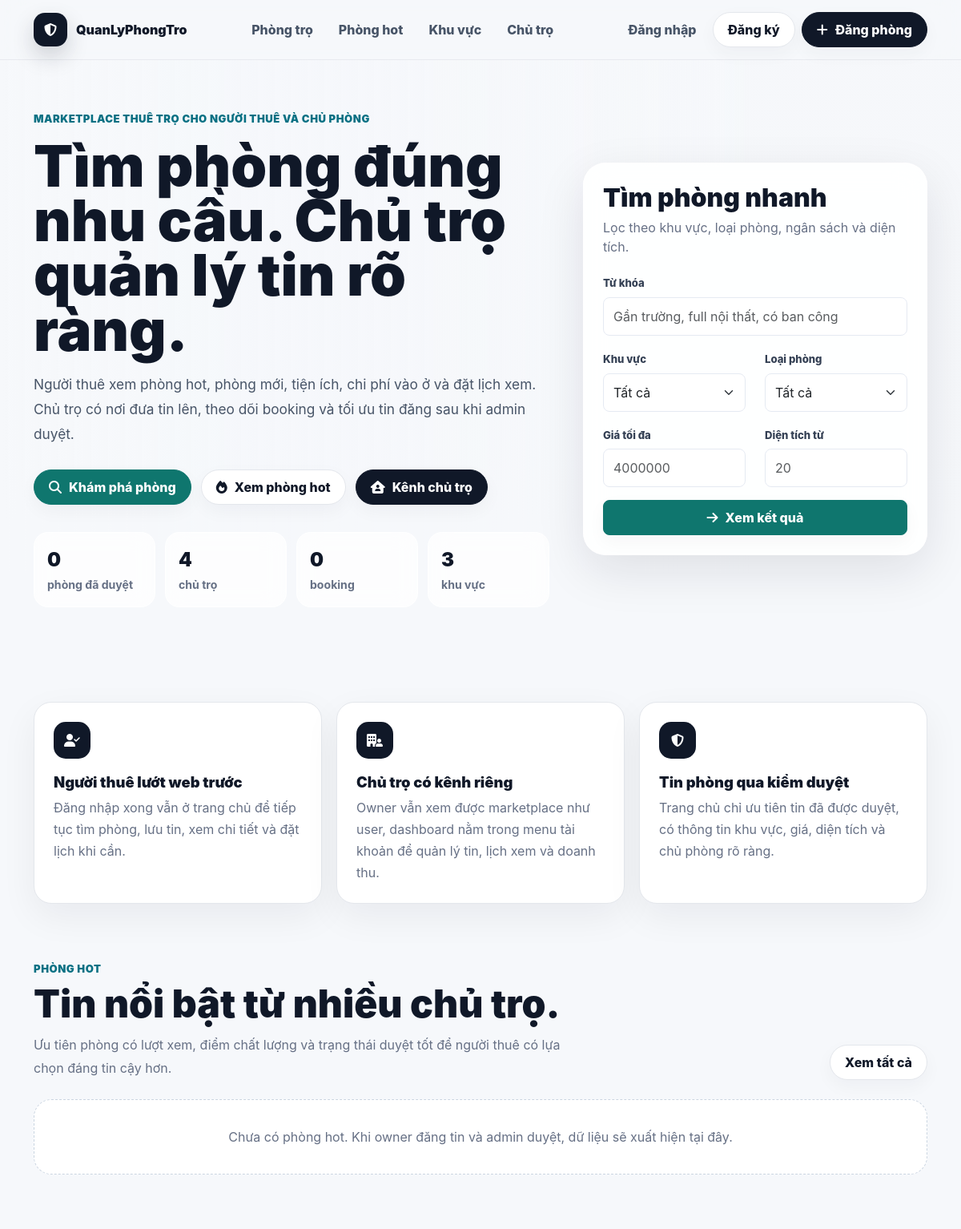
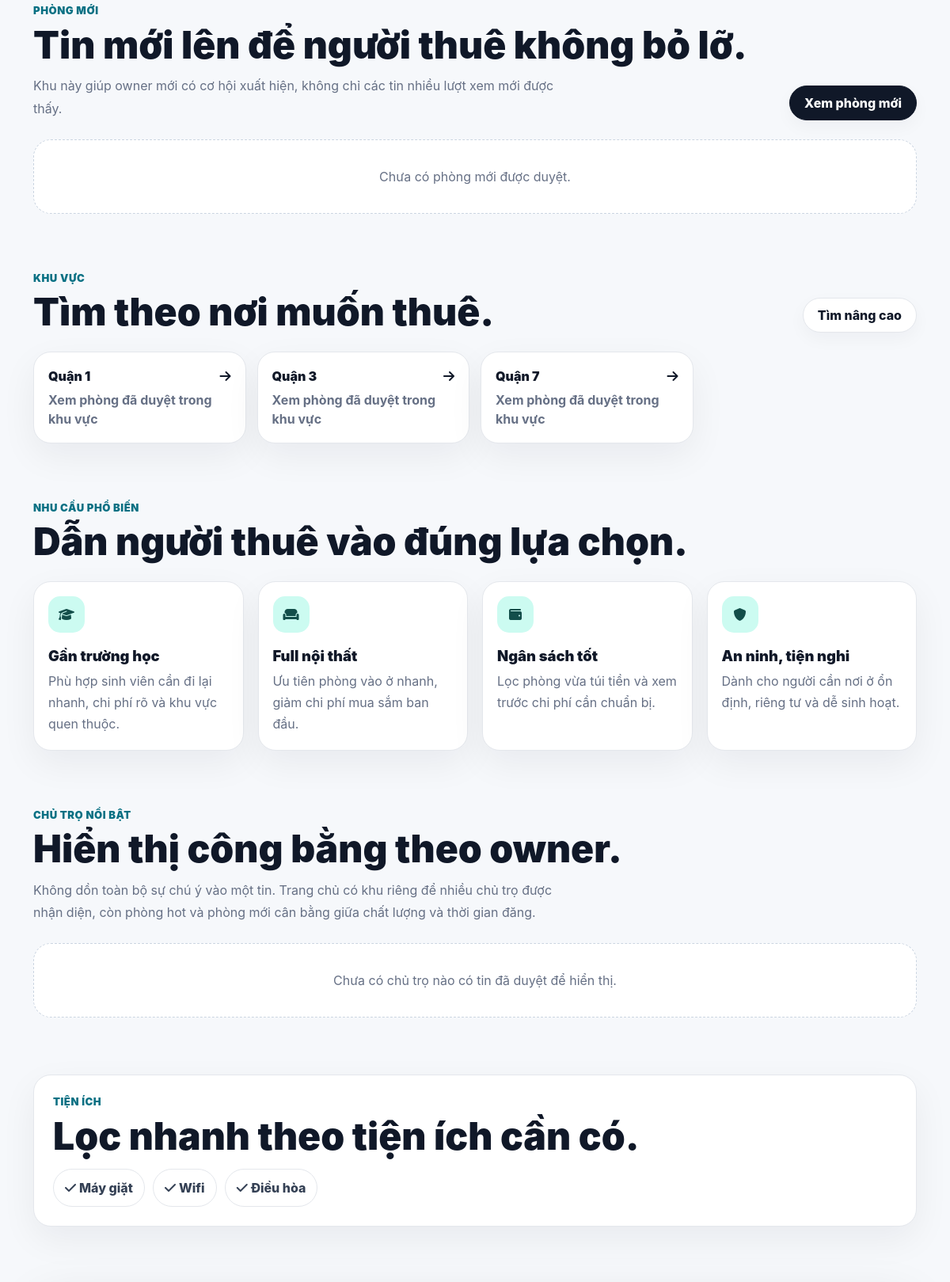
The page /public/index.php (upper part) on the database its author committed (2 pictures, top to bottom).
### tables this page shows
CREATE TABLE `districts` (
  `id` int(11) NOT NULL,
  `name` varchar(255) DEFAULT NULL,
  `province_code` varchar(20) DEFAULT NULL,
  `district_code` varchar(20) DEFAULT NULL
);

CREATE TABLE `utilities` (
  `id` int(11) NOT NULL,
  `name` varchar(255) DEFAULT NULL
);

### public/index.php (the view, shortened to what the rows shown need)
<?php
require_once '../config/database.php';
require_once '../core/Database.php';
$db = new Database($conn);
$districts = [];
$utilities = [];
function h(?string $value): string
{
    return htmlspecialchars((string)$value, ENT_QUOTES, 'UTF-8');
}
    ?>
    <?php
try {
    $districts = $db->getRows("SELECT id, name FROM districts ORDER BY name LIMIT 8");
    $utilities = $db->getRows("SELECT id, name FROM utilities ORDER BY name LIMIT 8");
} catch (Throwable $e) {
    $districts = [];
    $categories = [];
    $hotRooms = [];
    $newRooms = [];
    $ownerHighlights = [];
    $utilities = [];
}
?>
<!DOCTYPE html>
<html lang="vi">
<head>
    <link href="https://cdn.jsdelivr.net/npm/bootstrap@5.3.0/dist/css/bootstrap.min.css" rel="stylesheet">
    <link href="https://cdnjs.cloudflare.com/ajax/libs/font-awesome/6.5.0/css/all.min.css" rel="stylesheet">
    <link href="assets/css/modern.css" rel="stylesheet">
</head>
<body>
    <header class="hero">
        <div class="container-lg hero-content">
            <div class="hero-grid">
                <section>
                    <h1>Tìm phòng đúng nhu cầu. Chủ trọ quản lý tin rõ ràng.</h1>
                </section>
                <aside class="search-card">
                    <h2>Tìm phòng nhanh</h2>
                </aside>
            </div>
        </div>
    </header>
    <main>
        <section class="section" id="hot">
            <div class="container-lg">
                <div class="section-head">
                    <div>
                        <h2 class="section-title">Tin nổi bật từ nhiều chủ trọ.</h2>
                    </div>
                </div>
            </div>
        </section>
        <section class="section" id="new">
            <div class="container-lg">
                <div class="section-head">
                    <div>
                        <h2 class="section-title">Tin mới lên để người thuê không bỏ lỡ.</h2>
                    </div>
                </div>
            </div>
        </section>
        <section class="section" id="areas">
            <div class="container-lg">
                <div class="section-head">
                    <div>
                        <h2 class="section-title">Tìm theo nơi muốn thuê.</h2>
                    </div>
                </div>
                <div class="area-grid">
                    <?php foreach ($districts as $district): ?>
                        <a class="area-card" href="phongtro.php?district_id=<?php echo (int)$district['id']; ?>">
                            <strong><?php echo h($district['name']); ?><i class="fa-solid fa-arrow-right"></i></strong>
                            <span>Xem phòng đã duyệt trong khu vực</span>
                        </a>
                    <?php endforeach; ?>
                </div>
            </div>
        </section>
        <section class="section">
            <div class="container-lg">
                <div class="section-head">
                    <div>
                        <h2 class="section-title">Dẫn người thuê vào đúng lựa chọn.</h2>
                    </div>
                </div>
            </div>
        </section>
        <section class="section" id="owners">
            <div class="container-lg">
                <div class="section-head">
                    <div>
                        <h2 class="section-title">Hiển thị công bằng theo owner.</h2>
                    </div>
                </div>
            </div>
        </section>
        <section class="section">
            <div class="container-lg">
                <div class="panel">
                    <div class="section-head mb-3">
                        <div>
                            <h2 class="section-title">Lọc nhanh theo tiện ích cần có.</h2>
                        </div>
                    </div>
                    <div class="utility-strip">
                        <?php foreach ($utilities as $utility): ?>
                            <a class="utility-pill" href="phongtro.php?keyword=<?php echo urlencode($utility['name']); ?>">
                                <i class="fa-solid fa-check me-1"></i><?php echo h($utility['name']); ?>
                            </a>
                        <?php endforeach; ?>
                    </div>
                </div>
            </div>
        </section>
    </main>
</body>
</html>

### rows shown on the page
districts: name "Quận 1"
districts: name "Quận 3"
districts: name "Quận 7"
utilities: name "Máy giặt"
utilities: name "Wifi"
utilities: name "Điều hòa"

### other values the page prints
$stats['rooms'] "0"
$stats['owners'] "4"
$stats['bookings'] "0"
$stats['districts'] "3"
